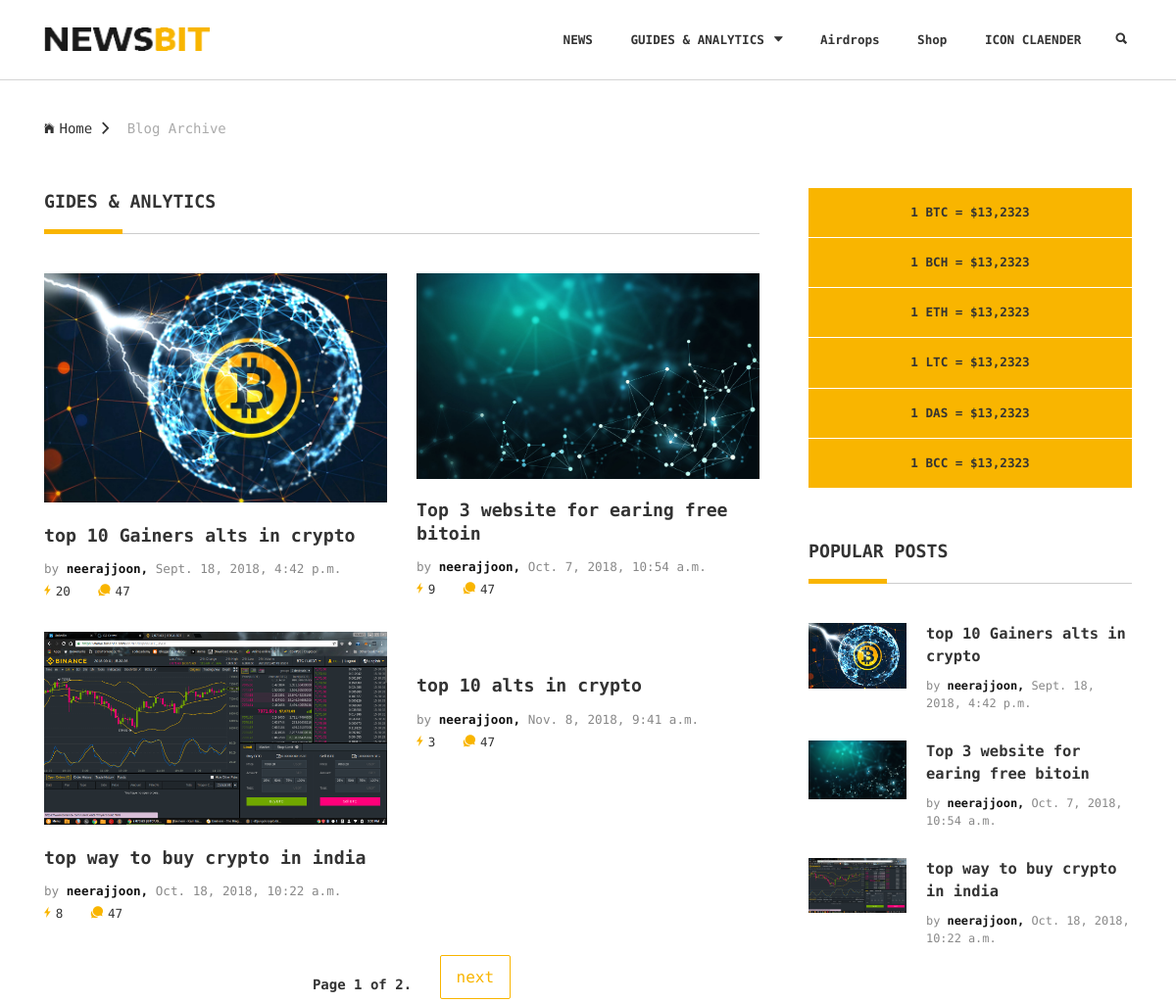
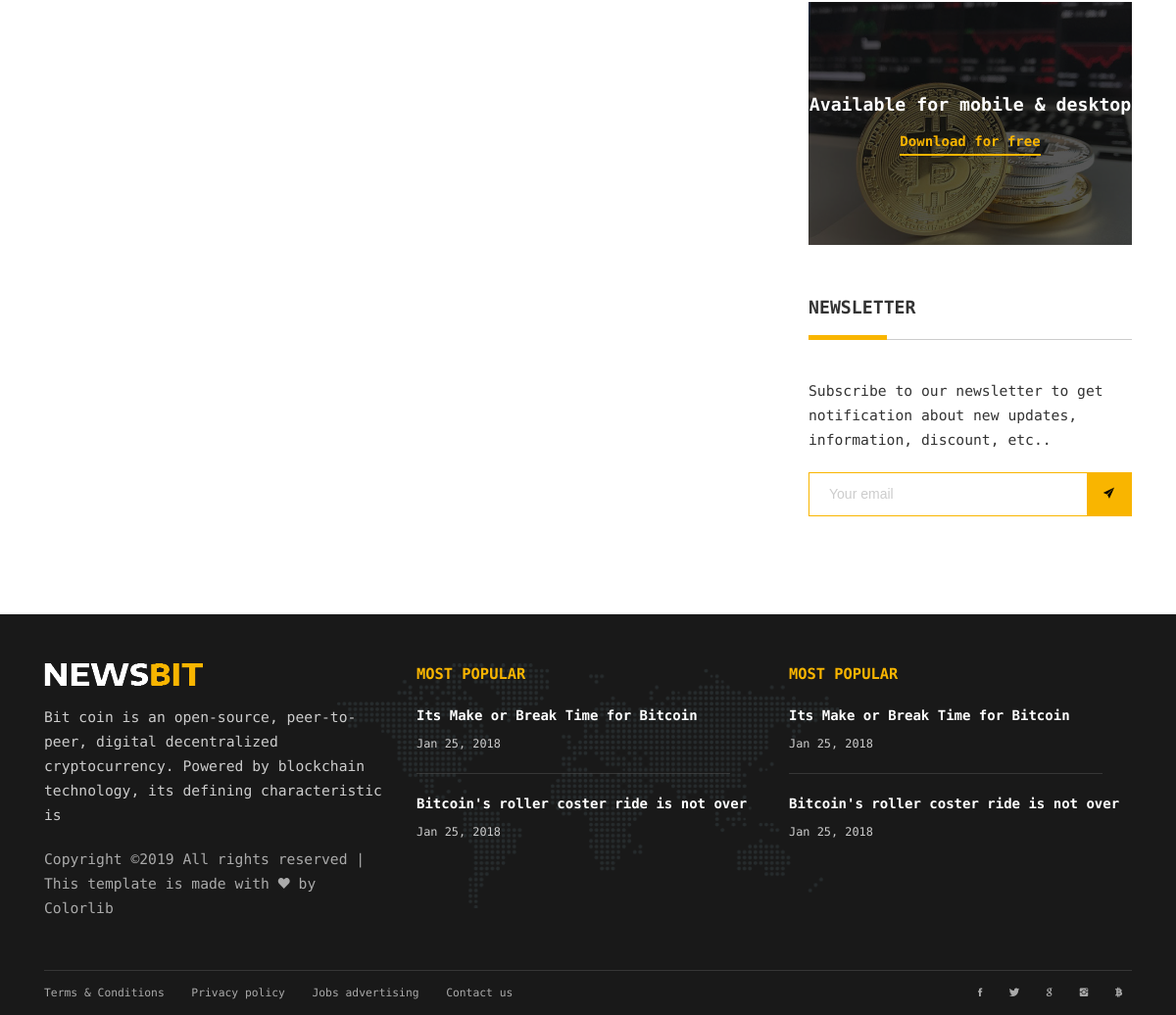
Screenshot of /blogs with the database file from the repository (2 pictures, top to bottom).
### blog/models.py (models this page shows)
class Blog(models.Model):
	author = models.ForeignKey(User)
	title = models.CharField(max_length=120)
	content = RichTextUploadingField()
	box_image = models.ImageField(upload_to="Blog/",blank=True,null=True)
	published_on = models.DateTimeField(default=datetime.now,blank=True,null=True, editable=False)
	blog_views = models.IntegerField(default=0)
	slug = models.SlugField(max_length=255, null=True, blank=True, editable=False)
	def save(self, *args, **kwargs):
	   	self.slug = slugify(self.title)
		super(Blog, self).save(*args, **kwargs)
	def __unicode__(self):
		return self.title

### website/views.py (the view)
# urls.py: url(r'blogs', views.blogs ),
def blogs(request):
	crypt = Dashconf.objects.get()
	contact_list = Blog.objects.all()
	pop_list = Blog.objects.all().order_by('-blog_views')
	pop = contact_list[:3]
	paginator = Paginator(contact_list, 4) # Show 25 contacts per page
	page = request.GET.get('page')
	try:
    		blogs = paginator.page(page)
	except PageNotAnInteger:
    		blogs = paginator.page(1)
	except EmptyPage:
    		blogs = paginator.page(paginator.num_pages)
	return render(request, "dashbord/blogs.html", {"crypto": crypt, "blog": blogs, 'popular': pop})

### website/templates/dashbord/blogs.html (shortened to what this page needs)
{% extends 'dashbord/blog_base.html' %}
{% block content %}
{% load static %}
	<section class="ptb-0">
		<div class="mb-30 brdr-ash-1 opacty-5"></div>
		<div class="container">
			<a class="mt-10" href="/"><i class="mr-5 ion-ios-home"></i>Home<i class="mlr-10 ion-chevron-right"></i></a>
			<a class="mt-10 color-ash" href="#">Blog Archive</a>
		</div>
	</section>
	<section>
		<div class="container">
			<div class="row">
				<div class="col-md-12 col-lg-8">
					<h4 class="p-title"><b>GIDES & ANLYTICS</b></h4>
					<div class="row">
						{% for i  in blog %}
						<div class="col-sm-6">
							<img src="{{i.box_image.url}}" alt="">
							<h4 class="pt-20"><a href="/blog/{{i.slug}}"><b>{{i.title}}</b></a></h4>
							<ul class="list-li-mr-20 pt-10 mb-30">
								<li class="color-lite-black">by <a href="#" class="color-black"><b>{{i.author}},</b></a>
								{{i.published_on}}</li>
								<li><i class="color-primary mr-5 font-12 ion-ios-bolt"></i>{{i.blog_views}}</li>
								<li><i class="color-primary mr-5 font-12 ion-chatbubbles"></i>47</li>
							</ul>
						</div>
						{% endfor %}
					</div>
					<div class="pagination ">
					    <span class="step-links">
					        <span class="current">
					          <b> Page {{ blog.number }} of {{ blog.paginator.num_pages }}. </b>
					        </span>
					        {% if blog.has_next %}
					            <a class="btn btn-brdr-primary mb-3" href="?page={{ blog.next_page_number }}">next</a>
					        {% endif %}
					    </span>
					</div>
				</div>
				{% endblock %}

### website/templates/dashbord/blog_base.html (shortened to what this page needs)
<!DOCTYPE HTML>
<html lang="en">
{% load static %}
<head>
	<link href="{% static 'blog/plugin-frameworks/bootstrap.css' %}" rel="stylesheet">
	<link href="{% static 'blog/fonts/ionicons.css' %}" rel="stylesheet">
	<link href="{% static 'blog/common/styles.css' %}" rel="stylesheet">
</head>
<body>
	<header>
		<div class="container">
			<a class="logo" href="index.html"><img src="{% static 'blog/images/logo-black.png' %}" alt="Logo"></a>
			<a class="right-area src-btn" href="#" >
				<i class="active src-icn ion-search"></i>
			</a>
			<ul class="main-menu" id="main-menu">
				<li><a href="02_archive-page.html">NEWS</a></li>
				<li class="drop-down"><a href="03_single-post.html">GUIDES & ANALYTICS<i class="ion-arrow-down-b"></i></a>
				</li>
				<li><a href="/Airdrops">Airdrops</a></li>
				<li><a href="/Shop">Shop</a></li>
				<li><a href="06_contact-us.html">ICON CLAENDER</a></li>
			</ul>
			<div class="clearfix"></div>
		</div>
	</header>
	{% block content %}
	{% endblock %}
				<div class="col-md-6 col-lg-4">
					<div class="pl-20 pl-md-0">
						<ul class="list-block list-li-ptb-15 list-btm-border-white bg-primary text-center">
							<li><b>1 BTC = $13,2323</b></li>
							<li><b>1 BCH = $13,2323</b></li>
							<li><b>1 ETH = $13,2323</b></li>
							<li><b>1 LTC = $13,2323</b></li>
							<li><b>1 DAS = $13,2323</b></li>
							<li><b>1 BCC = $13,2323</b></li>
						</ul>
						<div class="mtb-50">
							<h4 class="p-title"><b>POPULAR POSTS</b></h4>
							{% for i in popular %}
							<a class="oflow-hidden pos-relative mb-20 dplay-block" href="#">
								<div class="wh-100x abs-tlr"><img src="{{i.box_image.url}}"" alt=""></div>
								<div class="ml-120 min-h-100x">
									<h5 href="/blog/{{i.slug}}"><b>{{i.title}}</b></h5>
									<h6 class="color-lite-black pt-10">by <span class="color-black"><b>{{i.author}},</b></span> {{i.published_on}}</h6>
								</div>
							</a>
							{% endfor %}
						</div>
						<div class="mtb-50 pos-relative">
							<img src="images/banner-1-600x450.jpg" alt="">
							<div class="abs-tblr bg-layer-7 text-center color-white">
								<div class="dplay-tbl">
									<div class="dplay-tbl-cell">
										<h4><b>Available for mobile & desktop</b></h4>
										<a class="mt-15 color-primary link-brdr-btm-primary" href="#"><b>Download for free</b></a>
									</div>
								</div>
							</div>
						</div>
						<div class="mtb-50 mb-md-0">
							<h4 class="p-title"><b>NEWSLETTER</b></h4>
							<p class="mb-20">Subscribe to our newsletter to get notification about new updates,
								information, discount, etc..</p>
							<form class="nwsltr-primary-1">
								<input type="text" placeholder="Your email"/>
								<button type="submit"><i class="ion-ios-paperplane"></i></button>
							</form>
						</div>
					</div>
				</div>
			</div>
		</div>
	</section>
	<footer class="bg-191 color-ccc">
		<div class="container">
			<div class="pt-50 pb-20 pos-relative">
				<div class="abs-tblr pt-50 z--1 text-center">
					<div class="h-80 pos-relative"><img class="opacty-1 h-100 w-auto" src="images/map.png" alt=""></div>
				</div>
				<div class="row">
					<div class="col-sm-4">
						<div class="mb-30">
							<a href="#"><img src="images/logo-white.png"></a>
							<p class="mtb-20 color-ccc">Bit coin is an open-source, peer-to-peer, digital decentralized cryptocurrency.
							Powered by blockchain technology, its defining characteristic is</p>
							<p class="color-ash">
Copyright &copy;<script>document.write(new Date().getFullYear());</script> All rights reserved | This template is made with <i class="ion-heart" aria-hidden="true"></i> by <a href="https://colorlib.com" target="_blank">Colorlib</a>
</p>
						</div>
					</div>
					<div class="col-sm-4">
						<div class="mb-30">
							<h5 class="color-primary mb-20"><b>MOST POPULAR</b></h5>
							<div class="mb-20">
								<a class="color-white" href="#"><b>Its Make or Break Time for Bitcoin</b></a>
								<h6 class="mt-10">Jan 25, 2018</h6>
							</div>
							<div class="brdr-ash-1 opacty-2 mr-30"></div>
							<div class="mt-20">
								<a class="color-white" href="#"><b>Bitcoin's roller coster ride is not over</b></a>
								<h6 class="mt-10">Jan 25, 2018</h6>
							</div>
						</div>
					</div>
					<div class="col-sm-4">
						<div class="mb-30">
							<h5 class="color-primary mb-20"><b>MOST POPULAR</b></h5>
							<div class="mb-20">
								<a class="color-white" href="#"><b>Its Make or Break Time for Bitcoin</b></a>
								<h6 class="mt-10">Jan 25, 2018</h6>
							</div>
							<div class="brdr-ash-1 opacty-2 mr-30"></div>
							<div class="mt-20">
								<a class="color-white" href="#"><b>Bitcoin's roller coster ride is not over</b></a>
								<h6 class="mt-10">Jan 25, 2018</h6>
							</div>
						</div>
					</div>
				</div>
			</div>
			<div class="brdr-ash-1 opacty-2"></div>
			<div class="oflow-hidden color-ash font-9 text-sm-center ptb-sm-5">
				<ul class="float-left float-sm-none list-a-plr-10 list-a-plr-sm-5 list-a-ptb-15 list-a-ptb-sm-10">
					<li><a class="pl-0 pl-sm-10" href="#">Terms & Conditions</a></li>
					<li><a href="#">Privacy policy</a></li>
					<li><a href="#">Jobs advertising</a></li>
					<li><a href="#">Contact us</a></li>
				</ul>
				<ul class="float-right float-sm-none list-a-plr-10 list-a-plr-sm-5 list-a-ptb-15 list-a-ptb-sm-5">
					<li><a class="pl-0 pl-sm-10" href="#"><i class="ion-social-facebook"></i></a></li>
					<li><a href="#"><i class="ion-social-twitter"></i></a></li>
					<li><a href="#"><i class="ion-social-google"></i></a></li>
					<li><a href="#"><i class="ion-social-instagram"></i></a></li>
					<li><a href="#"><i class="ion-social-bitcoin"></i></a></li>
				</ul>
			</div>
		</div>
	</footer>
</body>
</html>

### website/templates/dashbord/blog_base.html (style rules this page uses)
span.step-links { margin: auto; }
a.btn.btn-brdr-primary.mb-3 { padding-top: inherit; }
span.current { padding: 20px; }

### rows the page displays
Blog: box_image (picture), title "top 10 Gainers alts in crypto", author "neerajjoon", published_on "Sept. 18, 2018, 4:42 p.m.", blog_views "20"
Blog: box_image (picture), title "Top 3 website for earing free bitoin", author "neerajjoon", published_on "Oct. 7, 2018, 10:54 a.m.", blog_views "9"
Blog: box_image (picture), title "top way to buy crypto in india", author "neerajjoon", published_on "Oct. 18, 2018, 10:22 a.m.", blog_views "8"
Blog: title "top 10 alts in crypto", author "neerajjoon", published_on "Nov. 8, 2018, 9:41 a.m.", blog_views "3"

### other values shown
{{ blog.number }} "1"
{{ blog.paginator.num_pages }} "2"
